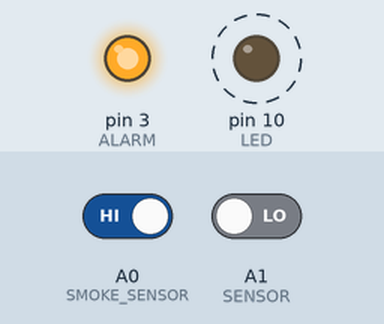
Bench run of a sketch on a simulated Arduino Uno, built with avr-gcc and run on an emulated ATmega328P. Shown: output pins drawn as LEDs (lit = HIGH). Dashed ring = blinking. The test bench sets the inputs (shaded band); at power-on: A1 (SENSOR) LOW, A0 (SMOKE_SENSOR) HIGH.

Above: at 1.26 s.
1.3 s: A1 (SENSOR) driven HIGH
At 1.7 s:
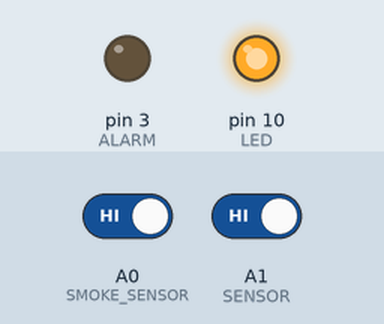
2.8 s: A0 (SMOKE_SENSOR) driven LOW
At 3.01 s:
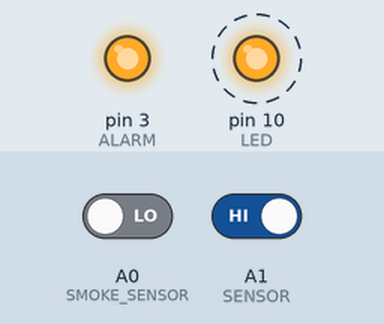
5.8 s: A0 (SMOKE_SENSOR) driven HIGH
At 6.4 s:
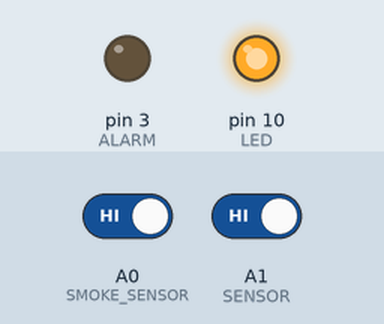
7.3 s: A1 (SENSOR) driven LOW
At 7.51 s:
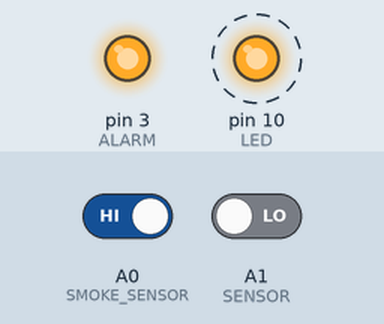
Timing chart, 0 to 11.3 s (numbered marks = the images above; inputs shaded):
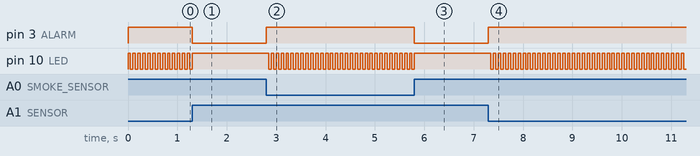

Measured:
- after the input at 1.3 s, pin 3 (ALARM): HIGH → LOW at once; pin 10 (LED): goes on until 1.3 s, then stays HIGH
- after the input at 2.8 s, pin 3 (ALARM): LOW → HIGH at once; pin 10 (LED): alternates HIGH for 0.05 s and LOW for 0.05 s, starting after 0.05 s
- after the input at 5.8 s, pin 3 (ALARM): HIGH → LOW at once; pin 10 (LED): goes on until 5.8 s, then stays HIGH
- after the input at 7.3 s, pin 3 (ALARM): LOW → HIGH at once; pin 10 (LED): alternates HIGH for 0.05 s and LOW for 0.05 s, starting after 0.05 s
- by itself, pin 10 (LED): alternates HIGH for 0.05 s and LOW for 0.05 s

The sketch:

Code.ino
```cpp
const int ALARM = 3;
const int SENSOR = A1;
const int SMOKE_SENSOR = A0;
const int LED = 10;
void setup() {
  // initialize digital pin LED_BUILTIN as an output.
  pinMode(ALARM,OUTPUT);
  pinMode(LED,OUTPUT);
  pinMode(SENSOR,INPUT);
  pinMode(SMOKE_SENSOR,INPUT);
  Serial.begin(9600);

  digitalWrite(ALARM, LOW);
  digitalWrite(LED, LOW);
}

void FlashLED(int duration);

void FlashLED(int duration){

  digitalWrite(LED,HIGH);
  delay(duration);
  digitalWrite(LED,LOW);
  delay(duration);

}

// the loop function runs over and over again forever
void loop() {

  if(digitalRead(SENSOR)==1){
   // digitalWrite(ALARM,LOW);
    //digitalWrite(LED, HIGH);

  }else{
       // digitalWrite(ALARM,HIGH);
       // FlashLED(50);
  }

  if(digitalRead(SMOKE_SENSOR)==0){

   digitalWrite(ALARM,HIGH);
    FlashLED(50);

  }else if(digitalRead(SENSOR)==0){
   digitalWrite(ALARM,HIGH);
    FlashLED(50);
  }else{
     digitalWrite(ALARM,LOW);
     digitalWrite(LED, HIGH);
  }


}
```
